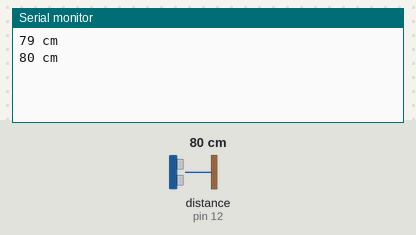
The sketch below on a simulated Arduino Uno, built with avr-gcc and run on an emulated ATmega328P. On the bench: the last lines printed to the serial monitor. Wiring (inferred from the names in the program): ultrasonic range finder: trigger pin 13; echo pin 12. The inputs (shaded band) are chosen by the test bench; at power-on: distance to the obstacle (sensor on pin 12) 80 cm. The echo pulse lasts 58.3 µs per cm.

Above: at 1.8 s.
1.9 s: distance to the obstacle (sensor on pin 12) set to 2 cm
At 2.4 s:
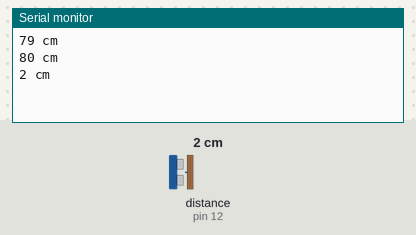
3.4 s: distance to the obstacle (sensor on pin 12) set to 4 cm
At 4.8 s:
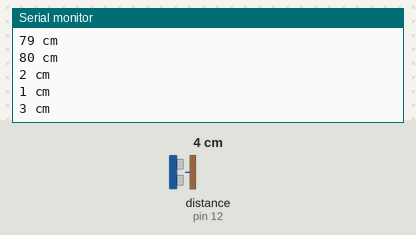
Timing chart, 0 to 6.4 s (numbered marks = the images above; inputs shaded):
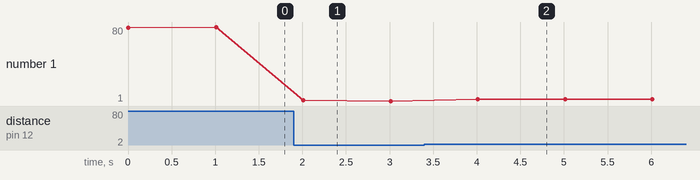

The sketch:

SonicRangerDistance.ino
```cpp
int trigger = 13;                       // assigns trigger to pin 13
int echo = 12;                          // assigns echo to pin 12

void setup()
{
  Serial.begin(9600);                   // starts serial communication
  pinMode(trigger, OUTPUT);             // assigns trigger pin as an output
  pinMode(echo, INPUT);                 // assigns echo pin as an input
}

void loop()
{
  // We need to send the sound pulse using the HC-SR04 Sonic Ranger trigger
  digitalWrite(trigger, LOW);            // trigger off
  delayMicroseconds(2);                  // delay before sending pulse, in MICROseconds not MILLIseconds
  digitalWrite(trigger, HIGH);           // trigger on
  delayMicroseconds(10);                 // send sounds pulse for 10 microseconds
  digitalWrite(trigger, LOW);            // turn the trigger back off

  // Now we need to read the sounds pulse sent by the trigger using the echo, and store it in a variable
  long duration = pulseIn(echo, HIGH);

  /* This time, rather than printing out the time it took for the sound pulse we're going to convert
  it to distance. First, we have to divide the duration variable by 2, because the sound travelled out
  and back. Then, since distance is just speed * time, we can just multiply the halved duration variable
  by the known speed of sound, ~343 m/s at sea level. Finally, because we're going to print out the
  distance in cm rather than meters, we'll just do the unit conversion in the same step in order to make
  our code more efficient */

  long distance = (duration/2)*0.0344;    //convert time to distance and create variable
  Serial.print(distance);                 // print the distance variable
  Serial.print(" ");                      // print a space
  Serial.println("cm");                   // print the units
  delay(1000);                            // delay 1 second
}
```

Measured:
- after the input at 1.9 s, the serial monitor: prints a new line after 0.11 s (image 1)
- after the input at 3.4 s, the serial monitor: prints a new line after 0.61 s (image 2)
- plotted number 1: 80 → 1 after the input at 1.9 s, 1 → 3 after the input at 3.4 s
